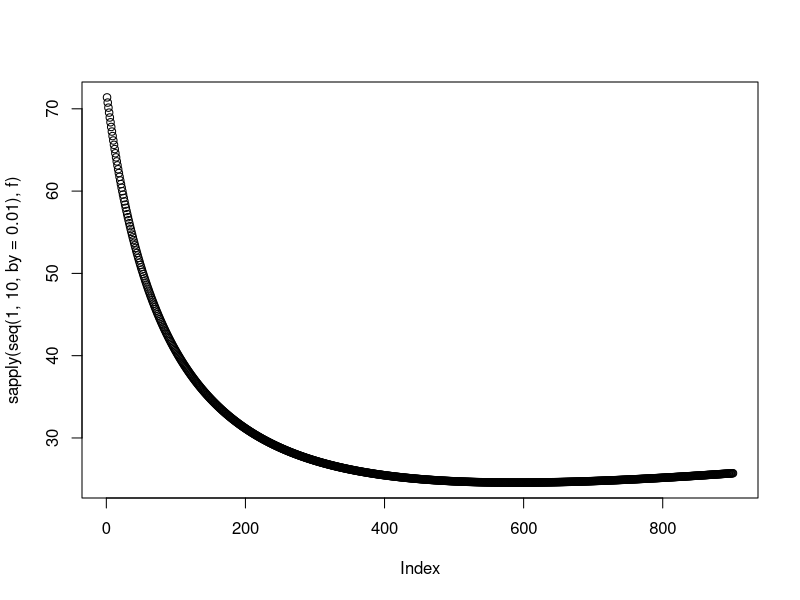

The R source for this figure: (Note: this script raises an error after producing the figure.)
f = function(x){
  ((x+13)^2 + (5+65/x)^2 ) ^(1/2)
}

f(6.88)
plot(sapply(seq(1,10,by=.01),f))
optimise(f,interval = c(0,10))
a = optimise(f,interval = c(0,10))$min

polyroot(c(-65*130, -650, 0, 26, 2))
use_github(protocol = "https", auth_token = Sys.getenv("GITHUB_PAT"))

#test push1
#test pull
